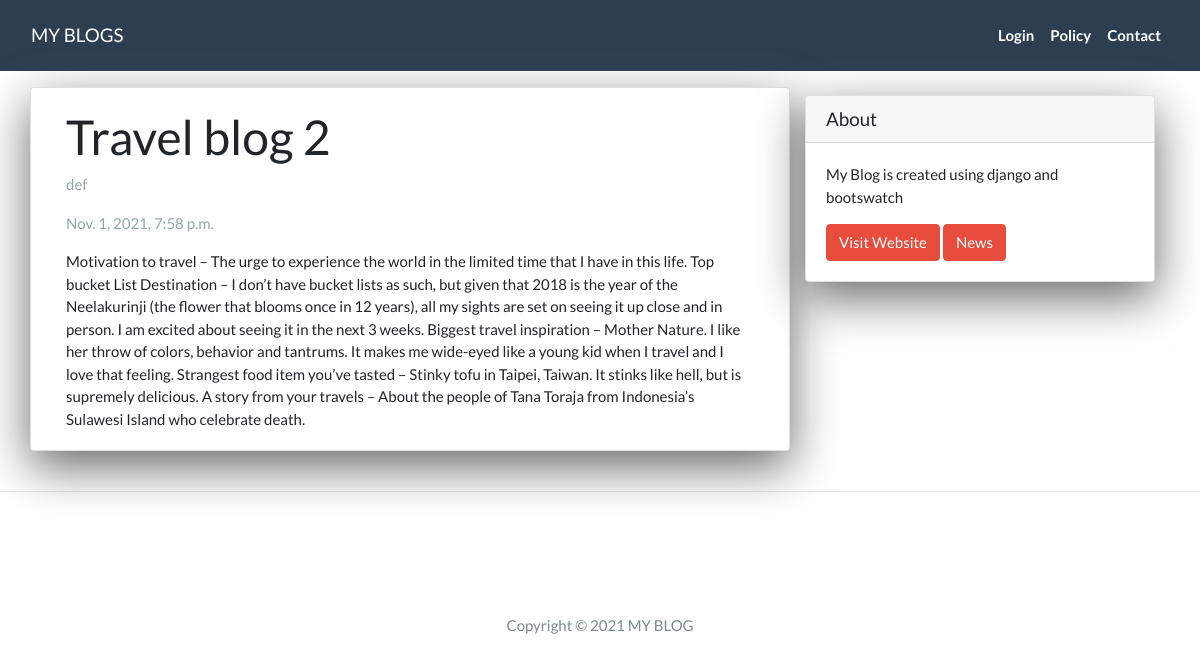
Page /post/ on the committed database.
### blog/models.py (models this page shows)
class post(models.Model):
    title = models.CharField(max_length=200, )
    slug = models.SlugField(max_length=200, null=True)
    author = models.CharField(max_length=150)
    created_on = models.DateTimeField(auto_now_add=True, null=True)
    updated_on = models.DateTimeField(auto_now=True)
    content = models.TextField(null=True)
    status = models.IntegerField(choices=STATUS, default=0)

### blog/views.py (the view)
# urls.py: path('<slug:slug>/', views.DetailView.as_view(), name="post_detail"),
class DetailView(generic.DetailView):
     model = post
     template_name = 'post_detail.html'

### blog/templates/post_detail.html
{% extends "base.html" %}
{% block content %}
<div class="container" >
    <div class="row">
        <div class="col-md-8 card mb-4 mt-3 left top">
            <div class="card-body">
                <h1> {% block title %} {{object.title}} {% endblock title %} </h1>
                <p class="text-muted"> {{ post.author }} </p>
                <p class="text-muted"> {{ post.created_on }} </p>
                <p class="card-text"> {{ object.content | safe }}</p>
            </div>
        </div>
        {% block sidebar %} {% include 'sidebar.html' %} {% endblock sidebar %}
    </div>
</div>
<hr>
<br>
<br>
<br>
<br>
{% endblock content %}

### blog/templates/sidebar.html (style rules this page uses)
.card { box-shadow: 0 16px 48px #6a6a6b; }

### rows in the picture
post: title "Travel blog 2", author "def", created_on "Nov. 1, 2021, 7:58 p.m.", content "Motivation to travel – The urge to experience the world in the limited time that I have in this life. Top bucket List Destination – I don’t have bucket lists as such, but given that 2018 is the year of the Neelakurinji (the flower that blooms once in 12 years), all my sights are set on seeing it up close and in person. I am excited about seeing it in the next 3 weeks. Biggest travel inspiration – Mother Nature. I like her throw of colors, behavior and tantrums. It makes me wide-eyed like a young kid when I travel and I love that feeling. Strangest food item you’ve tasted – Stinky tofu in Taipei, Taiwan. It stinks like hell, but is supremely delicious. A story from your travels – About the…"
